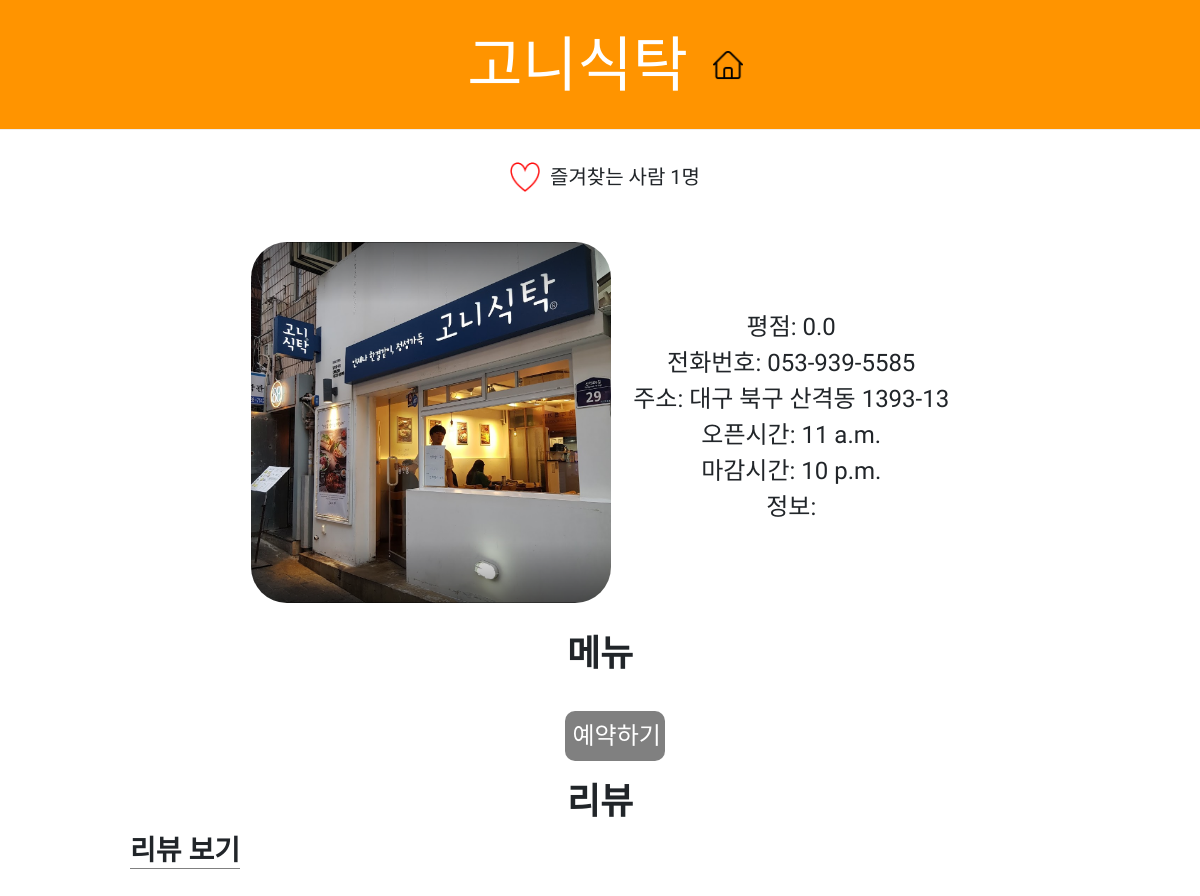
Screenshot of /restaurant/2 with the database file from the repository.
### app1/models.py (models this page shows, shortened)
class Shop(models.Model):
    name=models.CharField(max_length=225)
    address=models.CharField(max_length=225)
    phone_number=models.CharField(max_length=225)
    open_time=models.TimeField()
    close_time=models.TimeField()
    category=models.CharField(max_length=225)
    description=models.TextField()
    photo=models.ImageField(upload_to='images/')
    owner=models.ForeignKey(User, on_delete=models.CASCADE, null=True)
    likes =models.ManyToManyField(
        User, # User 모델과 Shop 모델을 M : N 관계로 두겠다.
        through='Like', # Like라는 중개 모델을 통해 M : N 관계를 맺는다.
        through_fields=('shop', 'user'), # Like에 shop 속성, user 속성을 추가하겠다.
        related_name='likes' # 1 : N  관계에서 market과 연결된 comment를 가져올 때 comment_set으로 가져왔는데,
        )
    def like_count(self):
        return self.likes.count()

### app1/views.py (the view)
# urls.py: path('restaurant/<int:shop_id>',app1.views.restaurant, name="restaurant"),
def restaurant(request, shop_id):
    shop=get_object_or_404(Shop,pk=shop_id)
    menu=Menu.objects.filter(shop=shop)
    user=request.user
    liked=Like.objects.select_related()
    reviews=Review.objects.filter(shop=shop)
    avg = 0.0
    if(reviews):
        avg = avg_rating(shop_id)
    if user is None:
        reservations = Reservation.objects.filter(customer=user)
    else:
        reservations=Reservation.objects.all()
    if shop.likes.filter(id=user.id):
        message="즐겨찾기 취소"
    else:
        message="즐겨찾기 등록"
    return render(request, 'restaurant.html',{'shop':shop,'menu':menu, 'message':message, 'reviews':reviews, 'reservations': reservations, 'avg':avg })

### app1/templates/restaurant.html (shortened to what this page needs)
<!DOCTYPE html>
<html lang="en">
<head>
  {% load static %}
  <link rel="stylesheet" href="//maxcdn.bootstrapcdn.com/bootstrap/3.2.0/css/bootstrap.min.css">
  <link rel="stylesheet" href="//maxcdn.bootstrapcdn.com/bootstrap/3.2.0/css/bootstrap-theme.min.css">
  <link rel="stylesheet" href="https://stackpath.bootstrapcdn.com/bootstrap/4.3.1/css/bootstrap.min.css"
>
  <link rel="stylesheet" href="{% static 'css/restaurant.css'%}">
</head>
<body>
  <div class="page-header">
    <h1>{{shop.name}}&nbsp<a href="{% url 'home' %}"><img class="icon" src="{% static 'img/home.png' %}"></a></h1>
  </div>
  <div class="header">
    <p class="card-title">
    <div class="favorite">
      <div style="display:flex; font-size: 2rem;" class="good">
        <div class="goodicon" style="flex: 1 1 1;">
          {% if message == "즐겨찾기 취소" %}
          <a href="{% url 'favorite' shop.id %}"><img class="icon" src="{% static 'img/heart-on.png' %}">
            <p style="font-size: 50;"></p>
          </a>
          <div class="goodnum">
            즐겨찾는 사람 {{shop.like_count}}명
          </div>
          {% else %}
          <a href="{% url 'favorite' shop.id %}"><img class="icon" src="{% static 'img/heart-off.png' %}">
          </a>
          <div class="goodnum">
            즐겨찾는 사람 {{shop.like_count}}명
          </div>
          {% endif %}
        </div>
      </div>
    </div>
  </div>
  <br><br>
  <div class='restaurant_info'>
    {% if shop.photo %}
    <img src="{{shop.photo.url}}" alt="">
    {% endif %}
    <div class="restaurant_text">
      평점: {{avg}}<br>
      전화번호: {{shop.phone_number}}<br>
      주소: {{shop.address}}<br>
      오픈시간: {{shop.open_time}}<br>
      마감시간: {{shop.close_time}}<br>
      정보: {{shop.description}}<br></p>
    </div>
  </div>
  <br><br>
  <h2>메뉴</h2>
  <br><br>
  <div class='reservation'>
    <a href="{% url 'reservation' shop.id%}"><input class="btn" type="button" name="reservation" value="예약하기"></a>
  </div>
  <div id="REVIEW">
    <h2>리뷰</h2>
    <div class='review_container'>
      <span class='review_section_title'>
        <h3>리뷰 보기</h3>
      </span><br>
    </div>
  </div>
  <br><br>
</body>
</html>

### app1/templates/css/restaurant.css (style rules this page uses)
.page-header { height: 130px; background-color: #ff9400; padding: 20px 20px 20px 40px; margin: 0; }
.page-header h1 { font-family: 'Jua', sans-serif; color: #ffffff; font-size: 45pt; text-decoration: none; text-align: center; padding: 10px; }
body { font-family: 'Jua', sans-serif; text-align: center; }
.header { vertical-align: middle; }
.restaurant_info { text-align: center; vertical-align: middle; }
.restaurant_info img { width: 30%; border-radius: 10%; }
.restaurant_text { display: inline-block; font-size: 24px; vertical-align: middle; padding-left: 20px; }
.card-title { font-size: 50px; font-weight: bold; padding-top: 20px; display: inline-block; }
.reservation { display: block; padding-left: auto; padding-right: auto; }
h2 { font-size: 36px; font-weight: bold; }
h3 { font-size: 28px; font-weight: bold; }
.good a, .goodnum, .goodicon { margin: 0 auto; justify-content: center; float: left; }
#REVIEW { font-family: 'Jua', sans-serif; }
.review_container { margin-left: 10%; width: 80%; text-align: left; font-family: 'Jua', sans-serif; }
.review_section_title h3 { margin: 10px; text-align: left; font-size: 28px; font-weight: bold; border-bottom: solid 1px gray; width: max-content; }
.btn { display: inline-block; width: 100px; height: 50px; border-radius: 10px; background-color: gray; color: white; font-size: 24px; border: none; margin-left: 30px; margin-bottom: 20px; }
.good { display: inline-block; }
.icon { width: 30px; height: 30px; margin: 0 10px 10px; }

### rows the page displays
Shop: name "고니식탁", like_count "1", photo (picture), phone_number "053-939-5585", address "대구 북구 산격동 1393-13", open_time "11 a.m.", close_time "10 p.m."

### other values shown
{{ avg }} "0.0"
